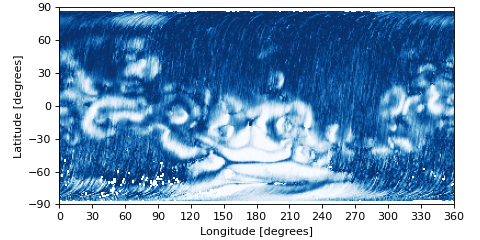

This chart was generated by the following Python code:
import matplotlib.pyplot as plt
import matplotlib.ticker as ticker
import pyuvs as pu

fig, ax = plt.subplots(1, 1, figsize=(6, 3), constrained_layout=True)

b_field = pu.load_map_magnetic_field_closed_probability()
ax.imshow(b_field, cmap='Blues_r', extent=[0, 360, -90, 90],
                   origin='lower', rasterized=True)
ax.set_xlabel('Longitude [degrees]')
ax.set_ylabel('Latitude [degrees]')
ax.xaxis.set_major_locator(ticker.MultipleLocator(30))
ax.yaxis.set_major_locator(ticker.MultipleLocator(30))

plt.show()
